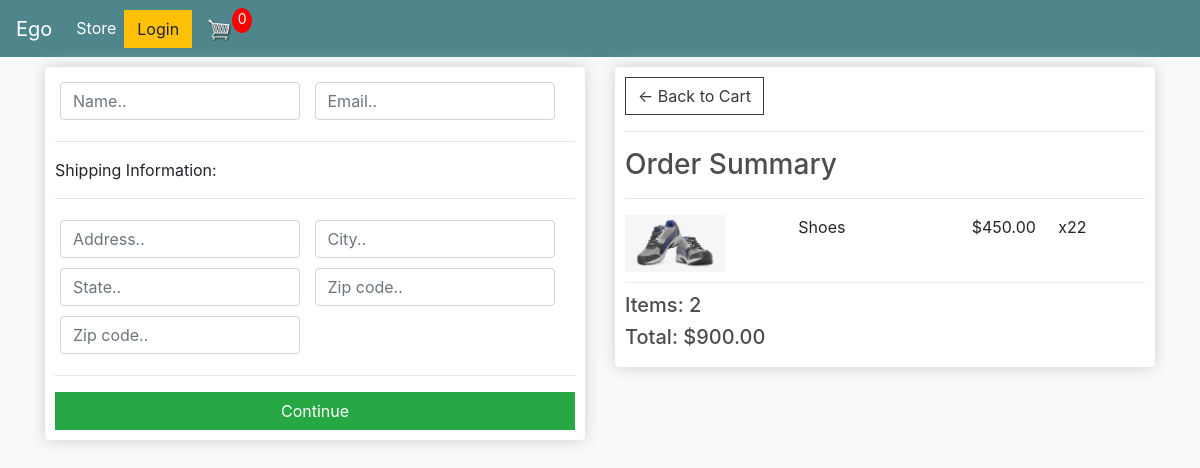
/checkout/ (signed in), run on an earlier commit of the app's database.
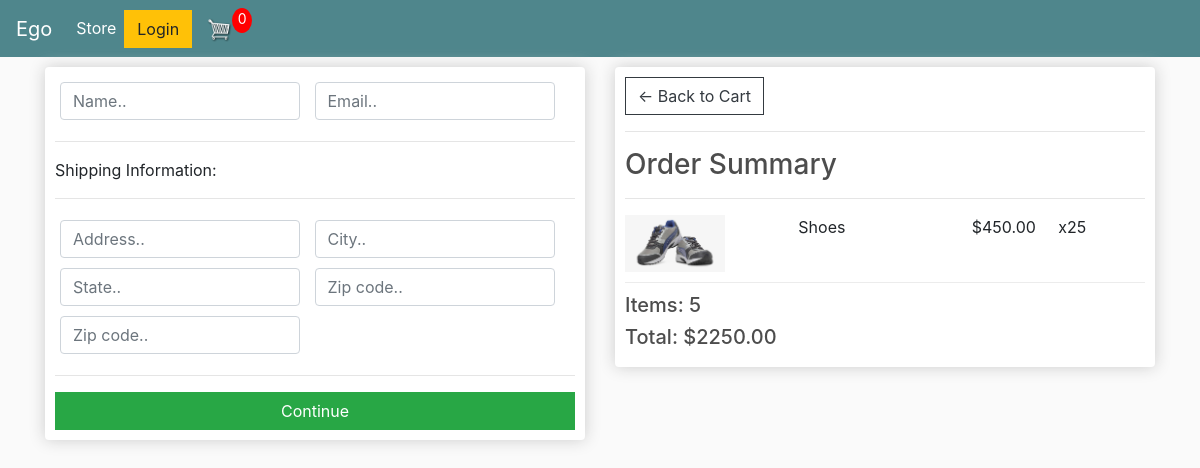
And on a later commit of the database.
### egoapp/models.py (models this page shows, shortened)
class OrderItem(models.Model):
    product = models.ForeignKey(Product, on_delete=models.SET_NULL, null=True)
    order = models.ForeignKey(Order, on_delete=models.SET_NULL, null=True)
    quantity = models.IntegerField(default=0, null=True, blank=True)
    date_added = models.DateTimeField(auto_now_add=True)
    @property
    def get_total(self):
        total = self.product.price * self.quantity
        return total

class Order(models.Model):
    customer = models.ForeignKey(Customer, on_delete=models.SET_NULL, null=True, blank=True)
    date_ordered = models.DateTimeField(auto_now_add=True)
    complete = models.BooleanField(default=False)
    transaction_id = models.CharField(max_length=500, null=True)
    @property
    def get_cart_total(self):
        orderitems = self.orderitem_set.all()
        total = sum([item.get_total for item in orderitems])
        return total
    @property
    def get_cart_items(self):
        orderitems = self.orderitem_set.all()
        total = sum([item.quantity for item in orderitems])
        return total

class Product(models.Model):
    name = models.CharField(max_length=450)
    price = models.FloatField()
    digital = models.BooleanField(default=False, null=True, blank=True)
    image = models.ImageField(null=True, blank=True)
    @property
    def imageURL(self):
        try:
            url = self.image.url
        except:
            url = ''
        return url

### egoapp/views.py (the view)
# urls.py: path("checkout", views.checkout, name="checkout"),
def checkout(request):
    if request.user.is_authenticated:
        customer = request.user.customer
        order, created = Order.objects.get_or_create(customer=customer, complete=False)
        items = order.orderitem_set.all()
    else:
        items = []
        order = {'get_cart_total': 0, 'get_cart_items': 0}
    context = {'items': items, 'order': order}
    return render(request, "store/checkout.html", context)

### egoapp/templates/store/checkout.html (shortened to what this page needs)
{% extends 'store/main.html' %}
{% load static %}
{% block content %}
<div class="row">
    <div class="col-lg-6">
        <div class="box-element" id="form-wrapper">
            <form id="form">
                <div id="user-info">
                    <div class="form-field">
                        <input required class="form-control" type="text" name="name" placeholder="Name..">
                    </div>
                    <div class="form-field">
                        <input required class="form-control" type="email" name="email" placeholder="Email..">
                    </div>
                </div>
                <div id="shipping-info">
                    <hr>
                    <p>Shipping Information:</p>
                    <hr>
                    <div class="form-field">
                        <input class="form-control" type="text" name="address" placeholder="Address..">
                    </div>
                    <div class="form-field">
                        <input class="form-control" type="text" name="city" placeholder="City..">
                    </div>
                    <div class="form-field">
                        <input class="form-control" type="text" name="state" placeholder="State..">
                    </div>
                    <div class="form-field">
                        <input class="form-control" type="text" name="zipcode" placeholder="Zip code..">
                    </div>
                    <div class="form-field">
                        <input class="form-control" type="text" name="country" placeholder="Zip code..">
                    </div>
                </div>
                <hr>
                <input id="form-button" class="btn btn-success btn-block" type="submit" value="Continue">
            </form>
        </div>
        <br>
    </div>
    <div class="col-lg-6">
        <div class="box-element">
            <a class="btn btn-outline-dark" href="{% url 'cart' %}">&#x2190; Back to Cart</a>
            <hr>
            <h3>Order Summary</h3>
            <hr>
            {%for item in items%}
            <div class="cart-row">
                <div style="flex:2"><img class="row-image" src="{{item.product.imageURL}}"></div>
                <div style="flex:2"><p>{{item.product.name}}</p></div>
                <div style="flex:1"><p>${{item.product.price|floatformat:2}}</p></div>
                <div style="flex:1"><p>x2{{item.quantity}}</p></div>
            </div>
            {% endfor %}
            <h5>Items: {{order.get_cart_items}}</h5>
            <h5>Total: ${{order.get_cart_total|floatformat:2}}</h5>
        </div>
    </div>
</div>
{% endblock content %}

What changed in the data, as far as the page shows it:
changed OrderItem "Shoes": quantity "2" → "5"
changed through a linked row, Order: get_cart_items "2" → "5"; get_cart_total "900.00" → "2250.00"
